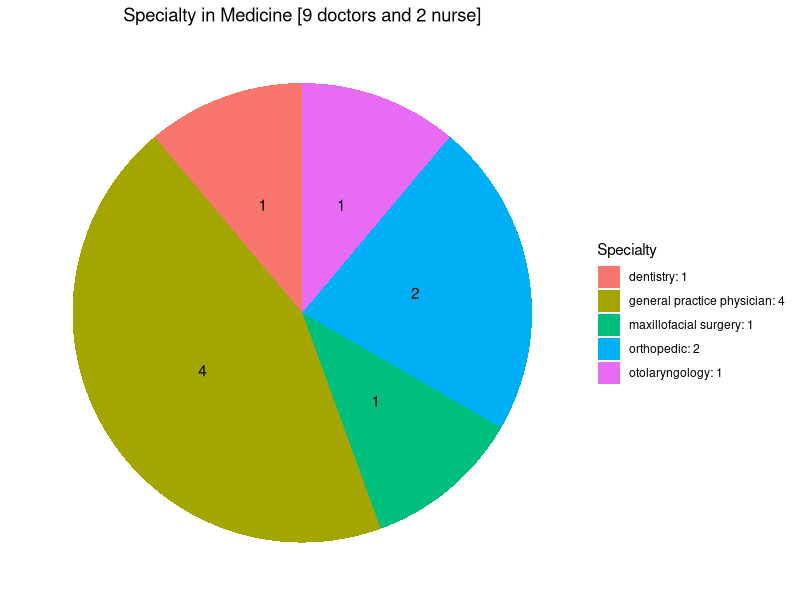

This figure's R source:
## ---- chunk 1
knitr::opts_chunk$set(message = FALSE)
## ---- chunk 2

# Install and load necessary libraries; for presenting a pie chart of a statistics of conference registration
#install.packages("googlesheets4")
#install.packages("tidyverse")
#library(googlesheets4)
#library(tidyverse)
# install.packages("ggplot2")
library(dplyr, ggplot2)

## Read data from Google Sheet
#msc2023_participants <- read_sheet("https://docs.google.com/spreadsheets/d/16w-_RyZ7PgLvNTTeujzUJ7R-okNa30GmQfXK9omp8OI/edit")

# Read data from CSV file
msc2023_participants <- read.csv("2023MSC_form_Registration (Responses) - Form Responses 1.csv")


# Count the number of occurrences of each specialty
data_count <- msc2023_participants %>% count(`Specialty.in.Medicine`)

# Add a new column to the data that contains the desired legend labels
data_count$legend_labels <- paste(data_count$`Specialty.in.Medicine`, data_count$n, sep=": ")

# Create pie chart with percentage labels and counts
ggplot2::ggplot(data_count, ggplot2::aes(x="", y=n, fill=legend_labels)) +
  ggplot2::geom_bar(width = 1, stat = "identity") +
  ggplot2::coord_polar("y", start=0) +
  ggplot2::theme_void() +
  ggplot2::ggtitle(paste0("Specialty in Medicine [", sum(msc2023_participants$Specialty.in.Medicine!="nurse"), " doctors and 2 nurse]", sep="")) +
  ggplot2::theme(plot.title = ggplot2::element_text(hjust = 0.5)) +
  ggplot2::scale_fill_discrete(name="Specialty") +
  ggplot2::geom_text(ggplot2::aes(label=n), position=ggplot2::position_stack(vjust=0.5))


# spared by tidyverse::
#ggplot(data_count, aes(x="", y=n, fill=`Specialty.in.Medicine`)) +
#  geom_bar(width = 1, stat = "identity") +
#  coord_polar("y", start=0) +
#  theme_void() +
#  ggtitle("Specialty in Medicine") +
#  theme(plot.title = element_text(hjust = 0.5)) +
#  scale_fill_discrete(name="Specialty") +
#  geom_text(aes(label=paste0(round(n/sum(n)*100), "% (", n, ")")), position=position_stack(vjust=0.5))
#



#xx Create pie chart using ggplot2 from msc2023_participants dataset directly
#ggplot(msc2023_participants, aes(x="", y=<column containing values>, fill="Specialty in Medicine")) +
#  geom_bar(width = 1, stat = "identity") +
#  coord_polar("y", start=0) +
#  theme_void()



